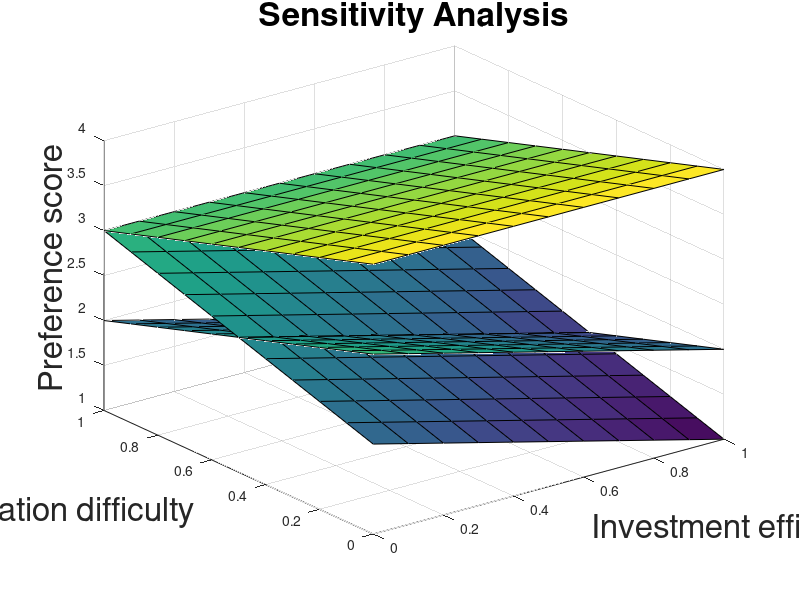

Reproduce this figure in MATLAB. (Note: this script raises an error after producing the figure.)
[x y] = meshgrid(0:0.1:1);
ocean_going_vessel = 4*x + 3*y + 4*(1-x-y);
refineries = 2*x + 2*y + 3*(1-x-y);
electricity_generating_units = 1*x + 3*y + 2*(1-x-y);

surf(x, y, ocean_going_vessel) % Plot the surface
hold on;
surf(x, y, refineries) % Plot the surface
hold on;
surf(x, y, electricity_generating_units) % Plot the surface
title('Sensitivity Analysis', 'FontSize', 24);
xlabel('Investment efficiency', 'FontSize', 24);
ylabel('Implementation difficulty', 'FontSize', 24);
zlabel('Preference score', 'FontSize', 24);
ax = gca;
ax.FontSize = 24; 
colorbar